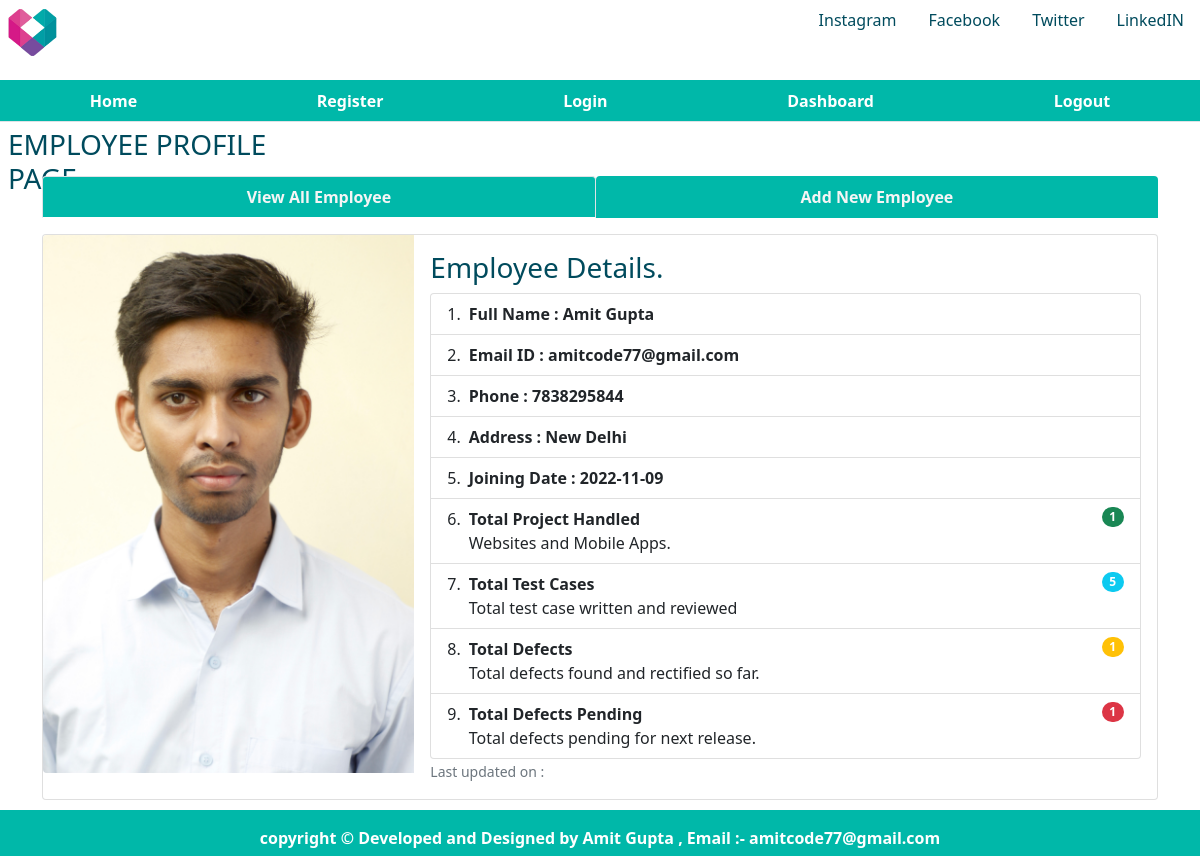
/singleemp/1, run on an earlier commit of the app's database.
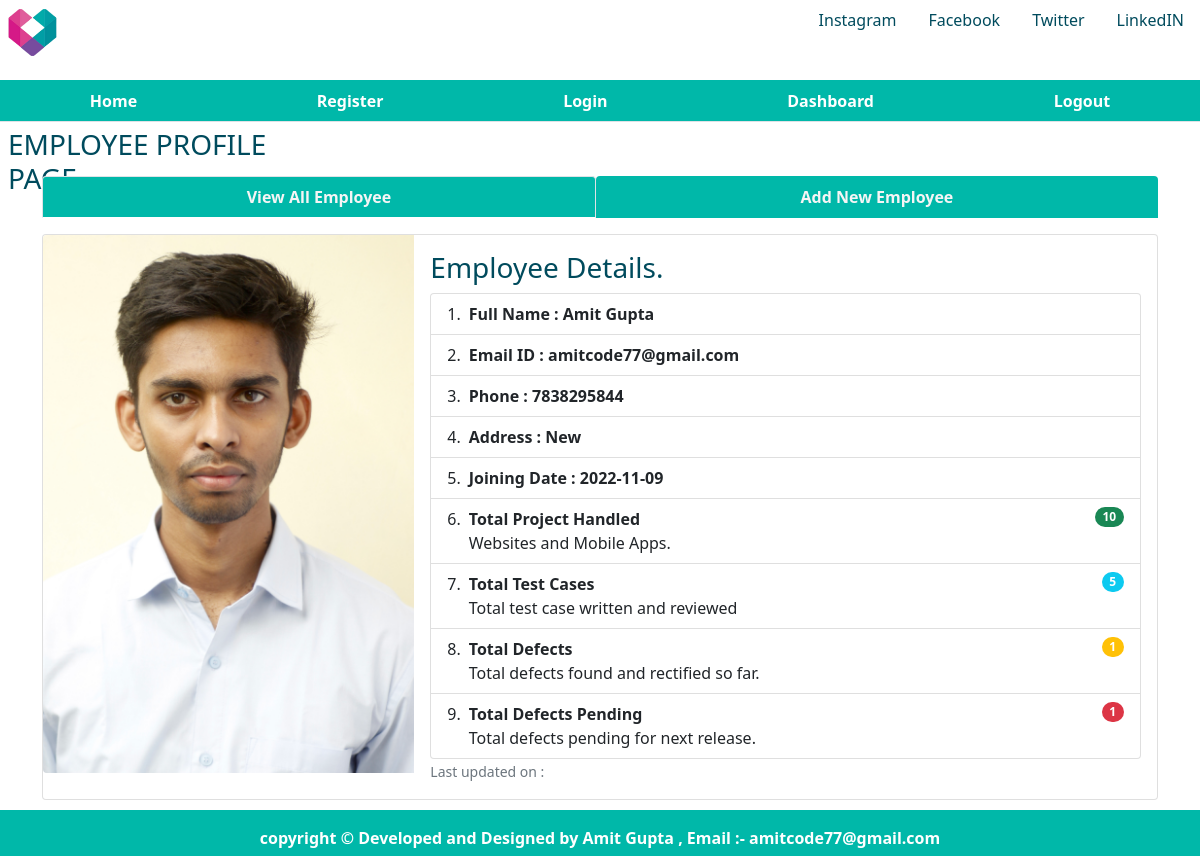
And on a later commit of the database.
### database.py (models this page shows, shortened)
class emp(db.Model):
    empid = db.Column(db.Integer, primary_key=True, autoincrement=True)
    name = db.Column(db.String(50), unique=False, nullable=False)
    email = db.Column(db.String(20), unique=False, nullable=False)
    phone = db.Column(db.Integer, unique=False, nullable=False)
    address = db.Column(db.String(100), unique=False, nullable=False)
    joining_date = db.Column(db.Date, unique=False, nullable=False)
    total_projects = db.Column(db.Integer, unique=False, nullable=False)
    total_test_case = db.Column(db.Integer, unique=False, nullable=False)
    total_defect_found = db.Column(db.Integer, unique=False, nullable=False)
    total_defects_pending = db.Column(db.Integer, unique=False, nullable=False)

### app.py (the view)
@app.route('/singleemp/<int:empid>')
def singleemp(empid):
    user = get_current_user()
    emp_cur = emp.query.filter_by(empid=empid)
    single_emp = emp_cur.first()
    return render_template('singleemployeeprofile.html', user=user, single_emp=single_emp)

### app.py (called while the page is built)
@app.teardown_appcontext
def close_database(error):
    if hasattr(g, 'employeeapplication'):
        g.employeeapplication.close()

def get_current_user():
    user = None
    if 'user' in session:
        user = session['user']
        user_cur = users.query.filter_by(name=user)
        user = user_cur.first()
    return user

### templates/singleemployeeprofile.html (shortened to what this page needs)
{% extends 'layout.html' %}
{% block css %}
<link rel="stylesheet" href="{{ url_for('static',filename='singleemp.css') }}" type="text/css">
{% endblock %}
{% block body %}
<div class="child child4">
    <h3 class="m-2">EMPLOYEE PROFILE PAGE</h3>
</div>
<div class="child child5" style="color:rgb(0, 75, 93);">
</div>
<div class="child child6 container">
    <ul class="nav nav-tabs nav-fill mb-3">
        <li class="nav-item">
            <a class="nav-link active" aria-current="page" href="{{ url_for('dashboard') }}"
               style=" background-color: #00B8A9;; color:whitesmoke;"> <b>View All Employee </b></a>
        </li>
        <li class="nav-item">
            <a class="nav-link" style=" background-color: #00B8A9;; color:whitesmoke;"
               href="{{ url_for('addnewemp') }}"> <b>Add
                New Employee </b></a>
        </li>
    </ul>
    <div class="centercontent">
        <div class="card">
            <div class="row g-0">
                <div class="col-md-4">
                    <img src="{{ url_for('static',filename='emp.jpg') }}" class="img-fluid rounded-start"
                         alt="employee image">
                </div>
                <div class="col-md-8">
                    <div class="card-body">
                        <h3 class="card-title">Employee Details.</h3>
                        {%if single_emp %}
                        <ul class="list-group list-group-numbered">
                            <li class="list-group-item d-flex justify-content-between align-items-start">
                                <div class="ms-2 me-auto">
                                    <div class="fw-bold">Full Name :  {{single_emp['name']}}</div>
                                </div>
                            <li class="list-group-item d-flex justify-content-between align-items-start">
                                <div class="ms-2 me-auto">
                                    <div class="fw-bold">Email ID :  {{single_emp['email']}}</div>
                                </div>
                            <li class="list-group-item d-flex justify-content-between align-items-start">
                                <div class="ms-2 me-auto">
                                    <div class="fw-bold">Phone :  {{single_emp['phone']}}</div>
                                </div>
                            <li class="list-group-item d-flex justify-content-between align-items-start">
                                <div class="ms-2 me-auto">
                                    <div class="fw-bold">Address :  {{single_emp['address']}}</div>
                                </div>
                            </li>
                            <li class="list-group-item d-flex justify-content-between align-items-start">
                                <div class="ms-2 me-auto">
                                    <div class="fw-bold">Joining Date :  {{single_emp['joining_date']}}</div>
                                </div>
                            </li>
                            <li class="list-group-item d-flex justify-content-between align-items-start">
                                <div class="ms-2 me-auto">
                                    <div class="fw-bold">Total Project Handled</div>
                                    Websites and Mobile Apps.
                                </div>
                                <span class="badge bg-success rounded-pill">{{single_emp['total_projects']}}</span>
                            </li>
                            <li class="list-group-item d-flex justify-content-between align-items-start">
                                <div class="ms-2 me-auto">
                                    <div class="fw-bold">Total Test Cases</div>
                                    Total test case written and reviewed
                                </div>
                                <span class="badge bg-info rounded-pill">{{single_emp['total_test_case']}}</span>
                            </li>
                            <li class="list-group-item d-flex justify-content-between align-items-start">
                                <div class="ms-2 me-auto">
                                    <div class="fw-bold">Total Defects</div>
                                    Total defects found and rectified so far.
                                </div>
                                <span class="badge bg-warning rounded-pill">{{single_emp['total_defect_found']}}</span>
                            </li>
                            <li class="list-group-item d-flex justify-content-between align-items-start">
                                <div class="ms-2 me-auto">
                                    <div class="fw-bold">Total Defects Pending</div>
                                    Total defects pending for next release.
                                </div>
                                <span class="badge bg-danger rounded-pill">{{single_emp['total_defects_pending']}}</span>
                            </li>
                        </ul>
                        {% endif %}
                        <p class="card-text"><small class="text-muted">Last updated on : </small></p>
                    </div>
                </div>
            </div>
        </div>
    </div>
</div>
{% endblock %}

### templates/layout.html (shortened to what this page needs)
<!DOCTYPE html>
<html lang="en">
<head>
    <link href="https://cdn.jsdelivr.net/npm/bootstrap@5.1.3/dist/css/bootstrap.min.css" rel="stylesheet"
>
    {% block css %} {% endblock %}
</head>
<body>
<div class="parent">
    <div class="child child1" >
        <img src="{{ url_for('static',filename='fynd_logo.png') }}" class="img-fluid rounded-start" height="65" width="65" class="center m-3"
                         alt="LOGO">
    </div>
    <div class="child child2">
        <ul class="nav justify-content-end">
            <li class="nav-item">
                <a class="nav-link" style="color:rgb(0, 75, 93);" href="https://www.instagram.com/gofynd/">Instagram</a>
            </li>
            <li class="nav-item">
                <a class="nav-link" style="color:rgb(0, 75, 93);" href="https://www.facebook.com/gofynd">Facebook</a>
            </li>
            <li class="nav-item">
                <a class="nav-link" style="color:rgb(0, 75, 93);" href="https://twitter.com/gofynd">Twitter</a>
            </li>
            <li class="nav-item">
                <a class="nav-link" style="color:rgb(0, 75, 93);" href="https://www.linkedin.com/company/fynd-shopsense">LinkedIN</a>
            </li>
        </ul>
    </div>
    <div class="child child3">
        <ul class="nav nav-tabs nav-fill" style="background-color: #00B8A9;">
            <li class="nav-item">
                <a class="nav-link" style="color: white;" href="{{url_for('index')}}"><b>Home</b></a>
            </li>
            <li class="nav-item">
                <a class="nav-link" style="color: white;" href="{{url_for('register')}}"><b>Register</b></a>
            </li>
            <li class="nav-item">
                <a class="nav-link" style="color: white;" href="{{url_for('login')}}"><b>Login</b> </a>
            </li>
            <li class="nav-item">
                <a class="nav-link" style="color: white;" href="{{url_for('dashboard')}}"> <b>Dashboard</b></a>
            </li>
            <li class="nav-item">
                <a class="nav-link" style="color: white;" href="{{url_for('logout')}}"> <b>Logout</b></a>
            </li>
        </ul>
    </div>
    {% block body %}{% endblock %}
    <div class="child child7" style="background-color:#00B8A9; color:white;" class="row align-items-center">
        <p class="p-3 text-center"><b>copyright &copy; Developed and Designed by Amit Gupta , Email :-
            amitcode77@gmail.com</b></p>
    </div>
</div>
</body>
</html>

### static/singleemp.css (style rules this page uses)
html, body { height: 100%; background-color: white; color: rgb(0, 75, 93); }
.parent { height: 100%; display: grid; grid-template-columns: repeat(4, 1fr); grid-template-rows: 10% 5% 7% auto 7%; }
.child { margin-bottom: 10px; }
.child1 { grid-column: 1/2; grid-row: 1/2; }
.child2 { grid-column: 3/-1; grid-row: 1/2; }
.child3 { grid-column: 1/-1; grid-row: 2/3; }
.child4 { grid-column: 1/2; grid-row: 3/4; }
.child5 { grid-column: 4/5; grid-row: 3/4; text-align:center; }
.child6 { grid-column: 1/-1; grid-row: 4/5; }
.child7 { grid-column: 1/-1; grid-row: 5/6; }

What changed in the data, as far as the page shows it:
changed emp "Amit Gupta": address "New Delhi" → "New"; total_projects "1" → "10"
